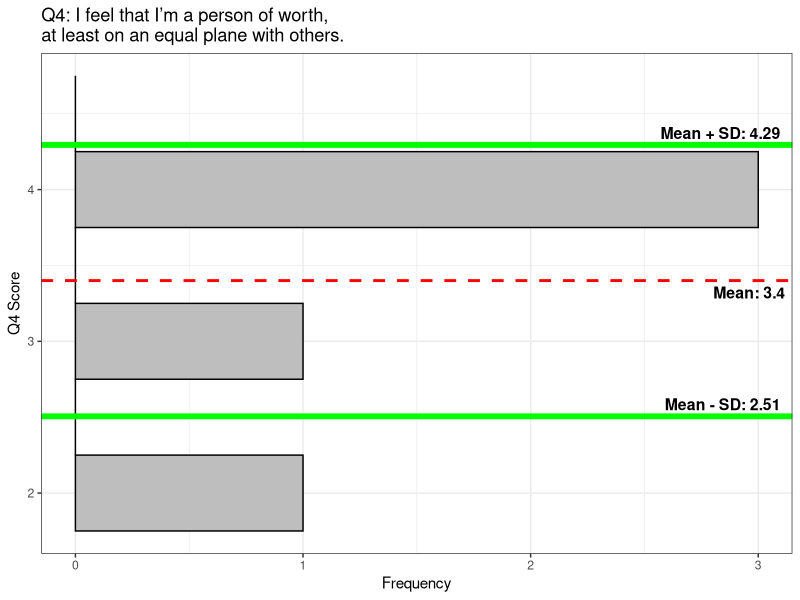
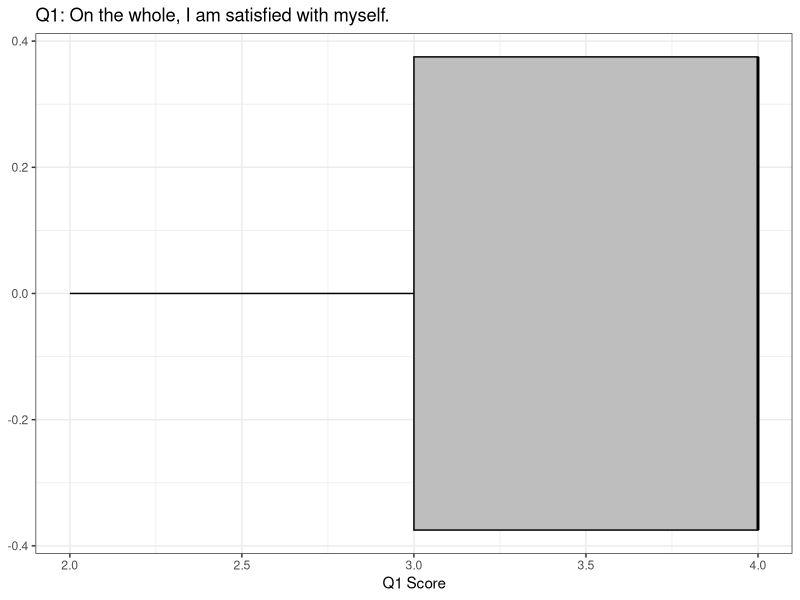

Write the R code that produced these figures, in order.
install.packages("psych")
install.packages("modeest")
library(tidyverse)
library(psych)
library(modeest)

# Load local CSV and assign to dataframe "df"

df <- read.csv("week2_data_set_rosenberg_SES.csv")

# 1. Generate descriptive statistics for Q5, including the
# mean, median, variance, and standard deviation

describe(df$q5, 
         na.rm = TRUE, 
         interp=FALSE,
         skew = TRUE, 
         ranges = TRUE,
         trim=.1,
         type=3,
         check=TRUE,
         fast=NULL,
         quant=NULL,
         IQR=FALSE,
         omit=FALSE,
         data=NULL)

# 2. Hand calculate the mean for Q4.
# m = ∑x / n

q4mean <- sum(4, 4, 2, 4, 3) / 5
print(q4mean)

# 3. What is the median for Q4? The mode?

describe(df)

q4mode2 <- (df$q4)

q4mode <- c(4, 4, 2, 4, 3)
mode <- mlv(q4mode, method = "mfv") # Most Frequent Value
print(mode)

# 4. Hand calculate the variance for Q4. Remember, you
# already have the mean!
# S2 = ∑(xi - xmean)2 / n-1

q4var <- sum(
  (4 - q4mean)^2,
  (4 - q4mean)^2,
  (2 - q4mean)^2,
  (4 - q4mean)^2,
  (3 - q4mean)^2
) / 4

print(q4var)

# 5. Calculate the standard deviation using the variance. 
# What is the SD of Q4?
# S = sqrt∑(Xi - Xmean)2 / n-1

q4sd <- sqrt(q4var)
round(q4sd, 2)

# 6. Create a histogram for Q4

df %>%
  ggplot(aes(x = q4)) +
  geom_histogram(binwidth = 0.5, 
                fill = "grey", 
                color = "black") +
  
  coord_flip() +
  
  geom_vline(aes(xintercept = q4mean), 
            color = "red", 
            linetype = "dashed", 
            linewidth = 1) +
  
  geom_vline(aes(xintercept = q4mean + q4sd), 
            color = "green", 
            linetype = "solid", 
            linewidth = 2) +
  
  geom_vline(aes(xintercept = q4mean - q4sd), 
            color = "green", 
            linetype = "solid", 
            linewidth = 2,) +
  
  annotate("text", 
          x = q4mean, 
          y = Inf, 
          label = paste("Mean:", round(q4mean, 2)),
          color = "#000000",
          fontface = "bold",
          vjust = 1.5, 
          hjust = 1.1, 
          size = 4) +
  
  annotate("text", 
           x = q4mean + q4sd, 
           y = Inf, 
           label = paste("Mean + SD:", round(q4mean + q4sd, 2)),
           color = "#000000",
           fontface = "bold",
           vjust = -0.5, 
           hjust = 1.1, 
           size = 4) +
  
  annotate("text", 
           x = q4mean - q4sd, 
           y = Inf, 
           label = paste("Mean - SD:", round(q4mean - q4sd, 2)),
           color = "#000000",
           fontface = "bold", 
           vjust = -0.5, 
           hjust = 1.1, 
           size = 4) +
  
  labs(title = "Q4: I feel that I’m a person of worth,\nat least on an equal plane with others.",
        x = "Q4 Score",
        y = "Frequency") +
  
  theme_bw()

# 7. Add the mean and the standard deviation to the plot.

# 8. Create a boxplot for Q1.

q1mean <- mean(df$q1)
q1median <- median(df$q1)
print (q1mean)

df %>%
  ggplot(aes(x = q1)) +
  geom_boxplot(fill = "grey", color = "black") +
  labs(title = "Q1: On the whole, I am satisfied with myself.",
       x = "Q1 Score") +
  theme_bw()
